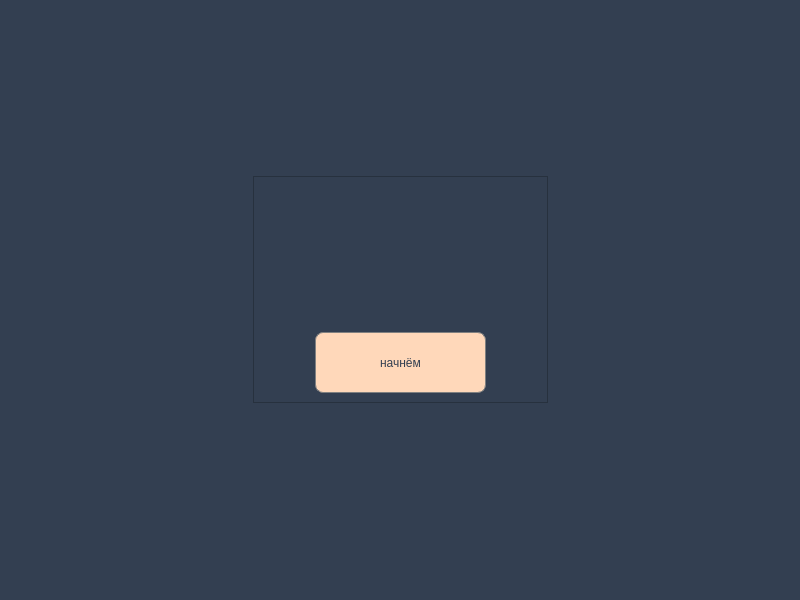
<?xml version="1.0" encoding="UTF-8"?>
<ui version="4.0">
 <class>MainWindow</class>
 <widget class="QMainWindow" name="MainWindow">
  <property name="geometry">
   <rect>
    <x>0</x>
    <y>0</y>
    <width>800</width>
    <height>600</height>
   </rect>
  </property>
  <property name="windowTitle">
   <string>To Do</string>
  </property>
  <property name="styleSheet">
   <string notr="true">background-color: #333F51;
</string>
  </property>
  <widget class="QWidget" name="centralwidget">
   <layout class="QGridLayout" name="gridLayout_2">
    <item row="1" column="0">
     <spacer name="horizontalSpacer_5">
      <property name="orientation">
       <enum>Qt::Horizontal</enum>
      </property>
      <property name="sizeHint" stdset="0">
       <size>
        <width>40</width>
        <height>20</height>
       </size>
      </property>
     </spacer>
    </item>
    <item row="1" column="2">
     <spacer name="horizontalSpacer_6">
      <property name="orientation">
       <enum>Qt::Horizontal</enum>
      </property>
      <property name="sizeHint" stdset="0">
       <size>
        <width>40</width>
        <height>20</height>
       </size>
      </property>
     </spacer>
    </item>
    <item row="1" column="1">
     <widget class="QFrame" name="frame">
      <property name="maximumSize">
       <size>
        <width>295</width>
        <height>242</height>
       </size>
      </property>
      <property name="frameShape">
       <enum>QFrame::StyledPanel</enum>
      </property>
      <property name="frameShadow">
       <enum>QFrame::Raised</enum>
      </property>
      <layout class="QGridLayout" name="gridLayout">
       <item row="0" column="0" colspan="2">
        <spacer name="horizontalSpacer">
         <property name="orientation">
          <enum>Qt::Horizontal</enum>
         </property>
         <property name="sizeHint" stdset="0">
          <size>
           <width>76</width>
           <height>20</height>
          </size>
         </property>
        </spacer>
       </item>
       <item row="0" column="2">
        <widget class="QLabel" name="icon">
         <property name="minimumSize">
          <size>
           <width>100</width>
           <height>100</height>
          </size>
         </property>
         <property name="maximumSize">
          <size>
           <width>100</width>
           <height>100</height>
          </size>
         </property>
         <property name="text">
          <string/>
         </property>
        </widget>
       </item>
       <item row="0" column="3" colspan="2">
        <spacer name="horizontalSpacer_2">
         <property name="orientation">
          <enum>Qt::Horizontal</enum>
         </property>
         <property name="sizeHint" stdset="0">
          <size>
           <width>75</width>
           <height>20</height>
          </size>
         </property>
        </spacer>
       </item>
       <item row="1" column="2">
        <spacer name="verticalSpacer">
         <property name="orientation">
          <enum>Qt::Vertical</enum>
         </property>
         <property name="sizeHint" stdset="0">
          <size>
           <width>20</width>
           <height>40</height>
          </size>
         </property>
        </spacer>
       </item>
       <item row="2" column="0">
        <spacer name="horizontalSpacer_3">
         <property name="orientation">
          <enum>Qt::Horizontal</enum>
         </property>
         <property name="sizeHint" stdset="0">
          <size>
           <width>40</width>
           <height>20</height>
          </size>
         </property>
        </spacer>
       </item>
       <item row="2" column="1" colspan="3">
        <widget class="QPushButton" name="start">
         <property name="minimumSize">
          <size>
           <width>171</width>
           <height>61</height>
          </size>
         </property>
         <property name="styleSheet">
          <string notr="true">QPushButton {
  font: 700 18pt &quot;Segoe UI&quot;;
  background-color: #FFD8BA; 
  border: 1px solid gray;
  border-radius: 8px;
  color: #333F51;
}
QPushButton:pressed {
    background-color: #ebc7ab;
}

</string>
         </property>
         <property name="text">
          <string>начнём</string>
         </property>
        </widget>
       </item>
       <item row="2" column="4">
        <spacer name="horizontalSpacer_4">
         <property name="orientation">
          <enum>Qt::Horizontal</enum>
         </property>
         <property name="sizeHint" stdset="0">
          <size>
           <width>40</width>
           <height>20</height>
          </size>
         </property>
        </spacer>
       </item>
      </layout>
     </widget>
    </item>
    <item row="2" column="1">
     <spacer name="verticalSpacer_2">
      <property name="orientation">
       <enum>Qt::Vertical</enum>
      </property>
      <property name="sizeHint" stdset="0">
       <size>
        <width>20</width>
        <height>40</height>
       </size>
      </property>
     </spacer>
    </item>
    <item row="0" column="1">
     <spacer name="verticalSpacer_3">
      <property name="orientation">
       <enum>Qt::Vertical</enum>
      </property>
      <property name="sizeHint" stdset="0">
       <size>
        <width>20</width>
        <height>40</height>
       </size>
      </property>
     </spacer>
    </item>
   </layout>
  </widget>
  <widget class="QMenuBar" name="menubar">
   <property name="geometry">
    <rect>
     <x>0</x>
     <y>0</y>
     <width>800</width>
     <height>26</height>
    </rect>
   </property>
  </widget>
  <widget class="QStatusBar" name="statusbar"/>
 </widget>
 <resources/>
 <connections/>
</ui>
